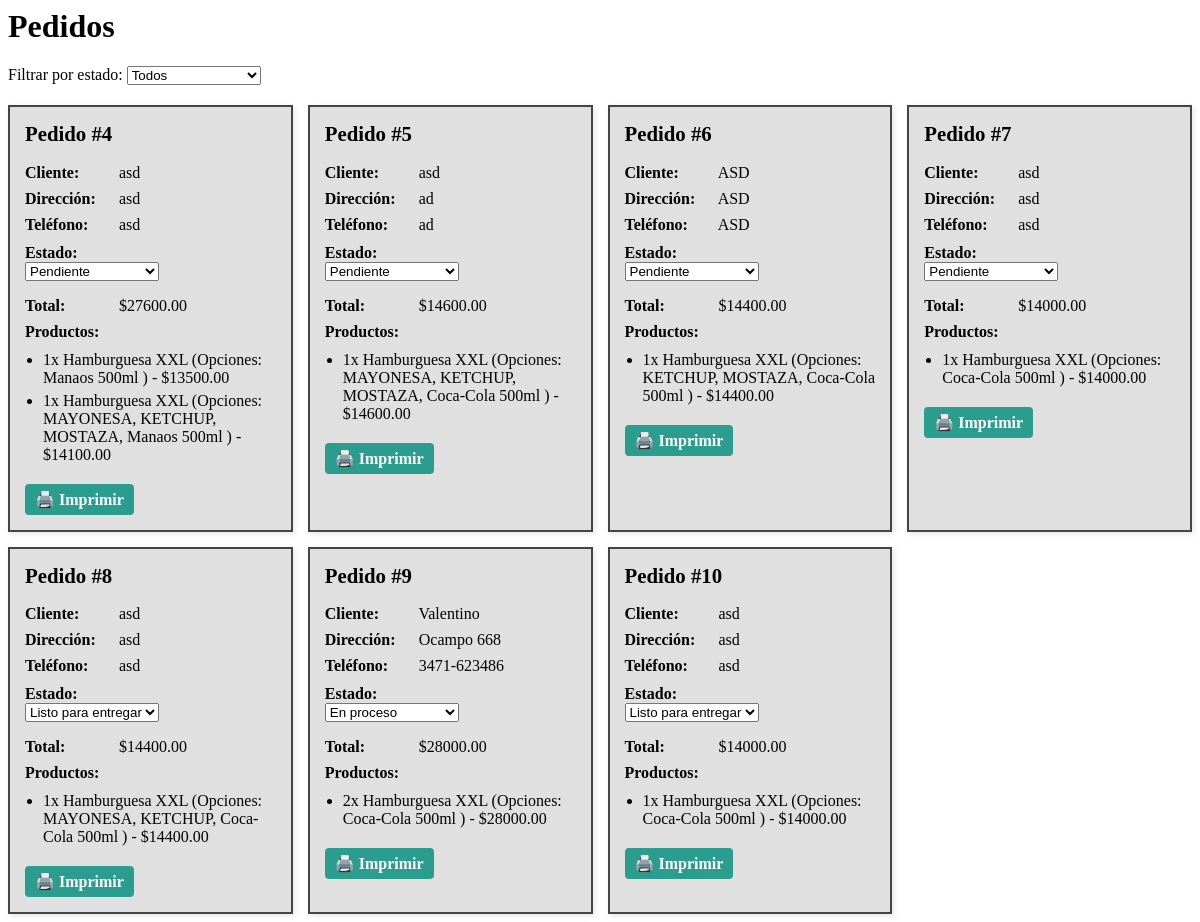
The app's page /panel/pedidos/, older data.
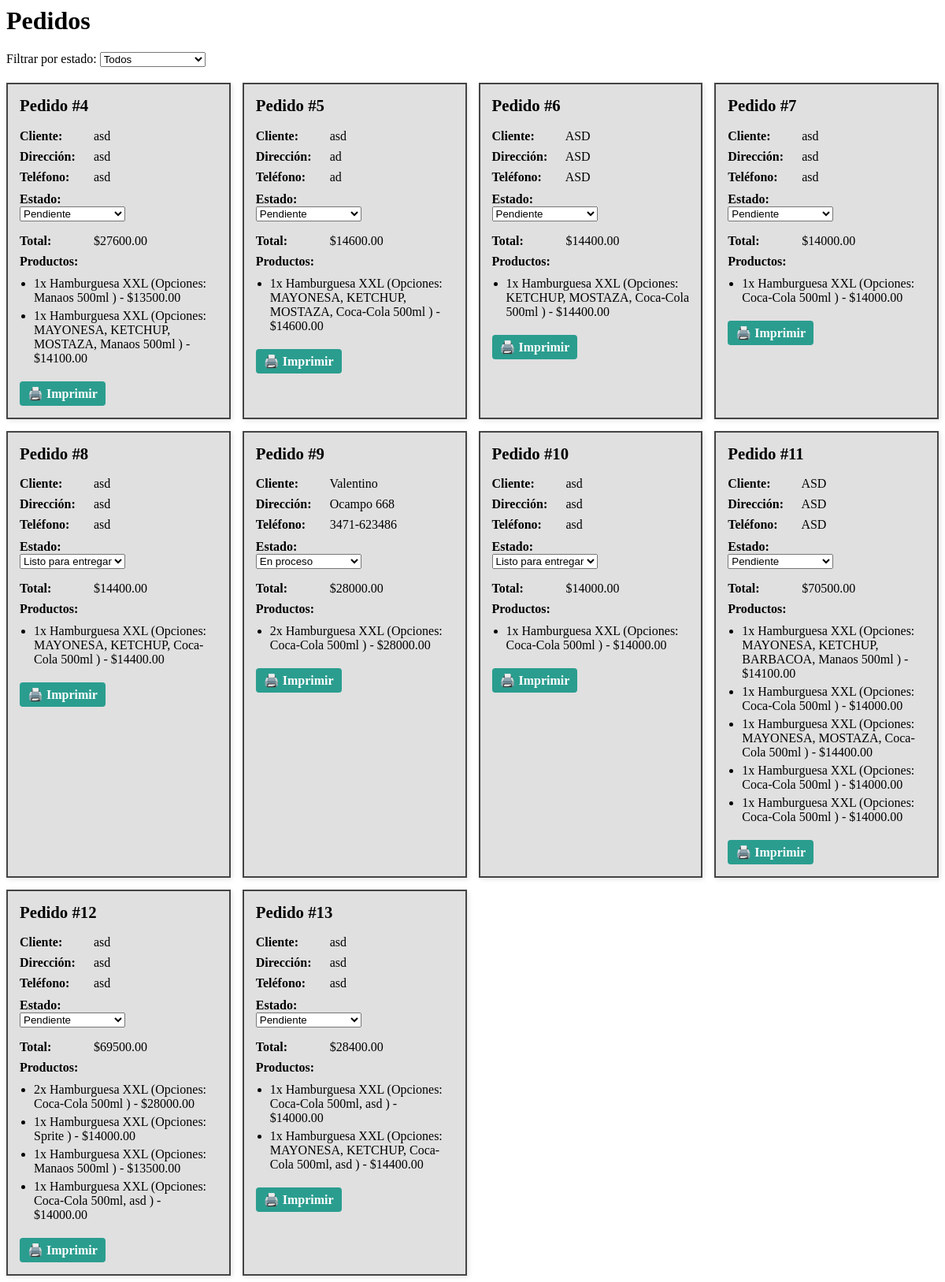
The same page, newer data.
### mi_app/models.py (models this page shows, shortened)
class Pedido(models.Model):
    ESTADOS = [
        ('pendiente', 'Pendiente'),
        ('proceso', 'En proceso'),
        ('listo', 'Listo para entregar'),
        ('entregado', 'Entregado'),
        ('cancelado', 'Cancelado'),
    ]
    cliente_nombre = models.CharField(max_length=100)
    cliente_direccion = models.CharField(max_length=200)
    cliente_telefono = models.CharField(max_length=20, blank=True)
    total = models.DecimalField(max_digits=10, decimal_places=2, default=0)
    estado = models.CharField(max_length=20, choices=ESTADOS, default='pendiente')
    fecha_creacion = models.DateTimeField(auto_now_add=True)

class PedidoProducto(models.Model):
    pedido = models.ForeignKey(Pedido, on_delete=models.CASCADE, related_name='items')
    producto = models.ForeignKey(Producto, on_delete=models.CASCADE)
    cantidad = models.PositiveIntegerField(default=1)
    opciones_seleccionadas = models.ManyToManyField(PersonalizacionOpcion, blank=True)
    def subtotal(self):
        subtotal_base = self.producto.precio * self.cantidad
        extras = sum([op.precio_extra for op in self.opciones_seleccionadas.all()])
        return subtotal_base + (extras * self.cantidad)

class Producto(models.Model):
    nombre = models.CharField(max_length=100)
    descripcion = models.TextField(blank=True)
    precio = models.DecimalField(max_digits=8, decimal_places=2)
    categoria = models.CharField(max_length=50)
    disponible = models.BooleanField(default=True)
    personalizable = models.BooleanField(default=False)
    campos_personalizacion = models.ManyToManyField('PersonalizacionCampo', blank=True, related_name='productos')
    imagen = models.ImageField(upload_to='productos/', blank=True, null=True)  # 👈 campo nuevo

class PersonalizacionOpcion(models.Model):
    campo = models.ForeignKey(PersonalizacionCampo, on_delete=models.CASCADE, related_name='opciones')
    nombre = models.CharField(max_length=100)
    precio_extra = models.DecimalField(max_digits=6, decimal_places=2, default=0)

### mi_app/views.py (the view)
# urls.py: path('panel/pedidos/', views.pedidos_admin, name='pedidos_admin'),
def pedidos_admin(request):
    estado = request.GET.get('estado')
    pedidos = Pedido.objects.all()
    if estado:
        pedidos = pedidos.filter(estado=estado)
    return render(request, 'admin/pedidos_admin.html', {'pedidos': pedidos})

### mi_app/templates/admin/pedidos_admin.html (shortened to what this page needs)
{% load static %}
<h1>Pedidos</h1>
<link rel="stylesheet" href="{% static 'css/pedidos_admin.css' %}">
<form method="get" style="margin-bottom: 20px;">
  <label for="estado">Filtrar por estado:</label>
  <select id="estado" name="estado" onchange="this.form.submit()">
    <option value="">Todos</option>
  </select>
</form>
<div class="pedidos-grid">
  {% for pedido in pedidos %}
    <div class="pedido-card">
      <h2>Pedido #{{ pedido.id }}</h2>
      <div class="pedido-info"><strong>Cliente:</strong> {{ pedido.cliente_nombre }}</div>
      <div class="pedido-info"><strong>Dirección:</strong> {{ pedido.cliente_direccion }}</div>
      <div class="pedido-info"><strong>Teléfono:</strong> {{ pedido.cliente_telefono }}</div>
      <div class="pedido-estado" style="margin-top: 10px;"><strong>Estado:</strong>
        <form method="post" action="{% url 'cambiar_estado_pedido' pedido.id %}">
          <select name="estado" onchange="this.form.submit()">
            {% for key, label in pedido.ESTADOS %}
              <option value="{{ key }}" {% if pedido.estado == key %}selected{% endif %}>{{ label }}</option>
            {% endfor %}
          </select>
        </form>
      </div>
      <div class="pedido-info"><strong>Total:</strong> ${{ pedido.total }}</div>
      <div class="pedido-info"><strong>Productos:</strong></div>
      <ul class="productos-list">
        {% for item in pedido.items.all %}
          <li>
            {{ item.cantidad }}x {{ item.producto.nombre }}
            {% if item.opciones_seleccionadas.all %}
              (Opciones:
              {% for op in item.opciones_seleccionadas.all %}
                {{ op.nombre }}{% if not forloop.last %}, {% endif %}
              {% endfor %}
              )
            {% endif %}
            - ${{ item.subtotal|floatformat:2 }}
          </li>
        {% endfor %}
      </ul>
      <div class="pedido-actions">
        <a href="{% url 'imprimir_pedido' pedido.id %}" target="_blank">🖨️ Imprimir</a>
      </div>
    </div>
  {% empty %}
    <p>No hay pedidos para mostrar.</p>
  {% endfor %}
</div>

Row changes from the older to the newer data that the page shows:
added Pedido: id "11", cliente_nombre "ASD", cliente_direccion "ASD", cliente_telefono "ASD", estado "Pendiente", total "70500.00", PersonalizacionOpcion (nombre "MAYONESA"), PersonalizacionOpcion (nombre "KETCHUP"), PersonalizacionOpcion (nombre "Manaos 500ml"), PersonalizacionOpcion (nombre "Coca-Cola 500ml"), PersonalizacionOpcion (nombre "MOSTAZA")
added PedidoProducto: cantidad "1", producto.nombre "Hamburguesa XXL", subtotal "14100.00", PersonalizacionOpcion (nombre "MAYONESA"), PersonalizacionOpcion (nombre "KETCHUP"), PersonalizacionOpcion (nombre "Manaos 500ml"), shown under "11"
now on this page (row unchanged): PersonalizacionOpcion: nombre "BARBACOA", shown under "1"
added PedidoProducto: cantidad "1", producto.nombre "Hamburguesa XXL", subtotal "14000.00", PersonalizacionOpcion (nombre "Coca-Cola 500ml"), shown under "11"
added PedidoProducto: cantidad "1", producto.nombre "Hamburguesa XXL", subtotal "14400.00", PersonalizacionOpcion (nombre "MAYONESA"), PersonalizacionOpcion (nombre "MOSTAZA"), PersonalizacionOpcion (nombre "Coca-Cola 500ml"), shown under "11"
added PedidoProducto: cantidad "1", producto.nombre "Hamburguesa XXL", subtotal "14000.00", PersonalizacionOpcion (nombre "Coca-Cola 500ml"), shown under "11"
added PedidoProducto: cantidad "1", producto.nombre "Hamburguesa XXL", subtotal "14000.00", PersonalizacionOpcion (nombre "Coca-Cola 500ml"), shown under "11"
added Pedido: id "12", cliente_nombre "asd", cliente_direccion "asd", cliente_telefono "asd", estado "Pendiente", total "69500.00", PersonalizacionOpcion (nombre "Coca-Cola 500ml"), PersonalizacionOpcion (nombre "Manaos 500ml")
added PedidoProducto: cantidad "2", producto.nombre "Hamburguesa XXL", subtotal "28000.00", PersonalizacionOpcion (nombre "Coca-Cola 500ml"), shown under "12"
added PedidoProducto: cantidad "1", producto.nombre "Hamburguesa XXL", subtotal "14000.00", shown under "12"
now on this page (row unchanged): PersonalizacionOpcion: nombre "Sprite", shown under "1"
added PedidoProducto: cantidad "1", producto.nombre "Hamburguesa XXL", subtotal "13500.00", PersonalizacionOpcion (nombre "Manaos 500ml"), shown under "12"
added PedidoProducto: cantidad "1", producto.nombre "Hamburguesa XXL", subtotal "14000.00", PersonalizacionOpcion (nombre "Coca-Cola 500ml"), shown under "12"
added PersonalizacionOpcion: nombre "asd"
added Pedido: id "13", cliente_nombre "asd", cliente_direccion "asd", cliente_telefono "asd", estado "Pendiente", total "28400.00", PersonalizacionOpcion (nombre "Coca-Cola 500ml"), PersonalizacionOpcion (nombre "MAYONESA"), PersonalizacionOpcion (nombre "KETCHUP")
added PedidoProducto: cantidad "1", producto.nombre "Hamburguesa XXL", subtotal "14000.00", PersonalizacionOpcion (nombre "Coca-Cola 500ml"), shown under "13"
added PedidoProducto: cantidad "1", producto.nombre "Hamburguesa XXL", subtotal "14400.00", PersonalizacionOpcion (nombre "MAYONESA"), PersonalizacionOpcion (nombre "KETCHUP"), PersonalizacionOpcion (nombre "Coca-Cola 500ml"), shown under "13"
